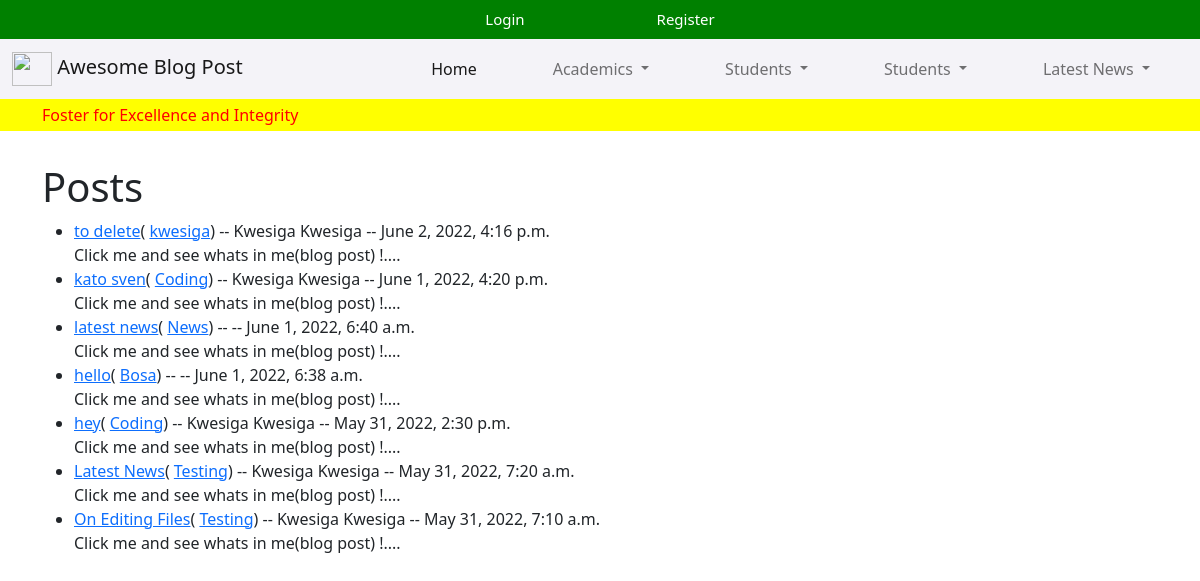
The app's page /, older data.
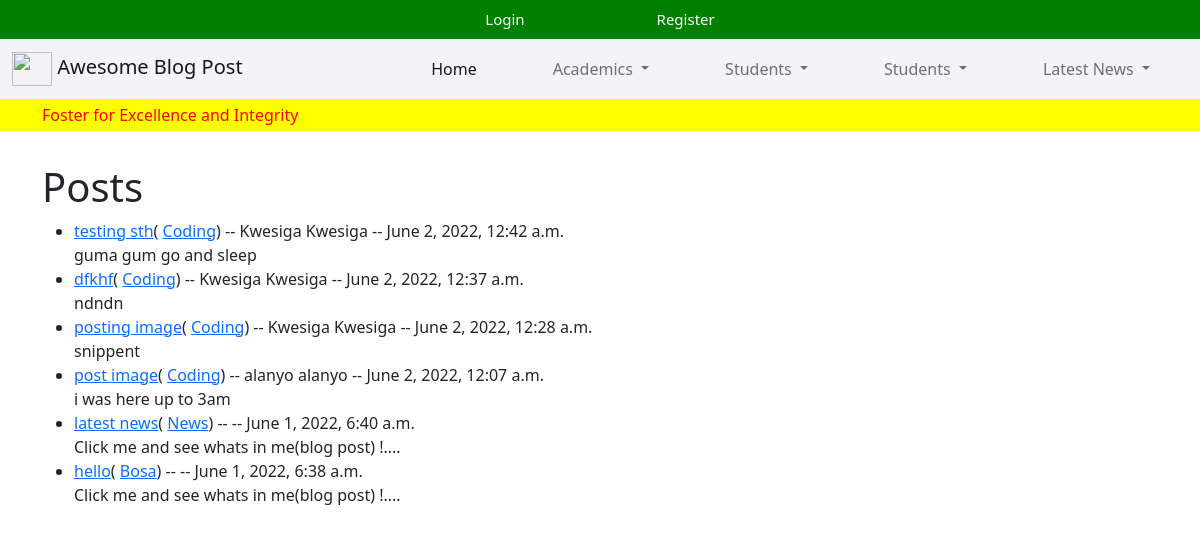
The same page, newer data.
### theblog/models.py (models this page shows, shortened)
class Post(models.Model):
    title = models.CharField(max_length=200)
    header_image = models.ImageField(null=True, blank=True, upload_to="images/")
    snippet = models.CharField(max_length=500)
    author = models.ForeignKey(User, on_delete=models.CASCADE)
    body = RichTextUploadingField(blank=True, null=True)
    created_at = models.DateTimeField(default=datetime.now, blank=True)
    category = models.CharField(max_length=200, default='Testing')
    likes = models.ManyToManyField(User, related_name='blog_bost')
    class Meta:
        verbose_name_plural = "Posts"

### theblog/views.py (the view)
# urls.py: path('', HomeView.as_view(), name="home"),
class HomeView(ListView):
    model = Post
    template_name = 'home.html'
    ordering = ['-created_at']
    def get_context_data(self, *args, **kwargs):
        cat_menu = Category.objects.all()
        context = super(HomeView,self).get_context_data(*args, **kwargs)
        context["cat_menu"] = cat_menu
        return context

### theblog/templates/home.html (shortened to what this page needs)
{% extends 'base.html' %}
{% block content %}
<h1>Posts</h1>
<ul>
    {% for post in object_list %}
    <li>
        <a href="{% url 'article_details' post.pk %}">{{ post.title}}</a>(
        <a href="{% url 'category' post.category %}">
        {{ post.category }}</a>)
         --
        {{ post.author.first_name }}
        {{ post.author.first_name }} --
        {{post.created_at}}
        <br>
        {{ post.snippet}}
    </li>
    {% endfor %}
</ul>
{% endblock %}

### theblog/templates/base.html (shortened to what this page needs)
<!doctype html>
<html lang="en">
<head>
    {% load static %}
    <link rel="stylesheet" href="{% static 'style.css' %}">
    <link href="https://cdn.jsdelivr.net/npm/bootstrap@5.2.0-beta1/dist/css/bootstrap.min.css" rel="stylesheet"
>
</head>
<body>
    <ul class="nav  nav-top justify-content-center" style="background-color: green; color:white">
        {% if user.is_authenticated %}
        <li class="nav-item ">
            <a class="nav-link" href="{% url 'add_post' %}">Add Post</a>
        </li>
        <li class="nav-item dropdown">
            <a class="nav-link dropdown-toggle" data-bs-toggle="dropdown" href="#" role="button" aria-expanded="false">Profile</a>
            <ul class="dropdown-menu" style="background-color: gray;">
              <li><a class="dropdown-item" href="#" style=""></a></li>
              <li><a class="dropdown-item" href="{% url 'edit_profile' %}">Edit Profile Settings</a></li>
              <li><a class="dropdown-item" href="{% url 'user_profile' user.profile.id %}">Show Profile Page</a></li>
              <li><a class="dropdown-item" href="{% url 'edit_profile_page' user.profile.id %}">Edit Profile Page</a></li>
            </ul>
          </li>
        <li class="nav-item ">
            <a class="nav-link" href="{% url 'add_category' %}">Add Category</a>
        </li>
        <li class="nav-item">
            <a class="nav-link" href="{% url 'logout' %}">Logout</a>
        </li>
        {% else %}
        <li class="nav-item">
            <a class="nav-link" href="{% url 'login' %}">Login</a>
        </li>
        <li class="nav-item">
            <a class="nav-link active" aria-current="page" href="{% url 'register' %}">Register</a>
        </li>
        {% endif %}
    </ul>
    <nav class="navbar navbar-expand-lg " style="background-color: rgb(244, 243, 248);">
        <div class="container-fluid">
            <a class="navbar-brand" href="{% url 'home' %}"><img
                    src="https://encrypted-tbn0.gstatic.com/images?q=tbn:ANd9GcT4feWDCLLUy2AP33gMZdb7Gko9ZTfT93qG3w&usqp=CAU"
                    alt="" width="40" height="34"> Awesome Blog Post</a>
            <div class="collapse navbar-collapse" id="navbarSupportedContent">
                <ul class="navbar-nav ms-auto mb-2 mb-lg-0">
                    <li class="nav-item">
                        <a class="nav-link active" aria-current="page" href="{%url 'home'%}"
                            class="btn btn-secondary">Home</a>
                    </li>
                    <li class="nav-item dropdown">
                        <a class="nav-link dropdown-toggle" href="#" id="navbarDropdown" role="button"
                            data-bs-toggle="dropdown" aria-expanded="false">
                            Academics
                        </a>
                    </li>
                    <li class="nav-item dropdown">
                        <a class="nav-link dropdown-toggle" href="#" id="navbarDropdown" role="button"
                            data-bs-toggle="dropdown" aria-expanded="false">
                            Students
                        </a>
                    </li>
                    <li class="nav-item dropdown">
                        <a class="nav-link dropdown-toggle" href="#" id="navbarDropdown" role="button"
                            data-bs-toggle="dropdown" aria-expanded="false">
                            Students
                        </a>
                    </li>
                    <li class="nav-item dropdown">
                        <a class="nav-link dropdown-toggle" href="#" id="navbarDropdown" role="button"
                            data-bs-toggle="dropdown" aria-expanded="false">
                            Latest News
                        </a>
                    </li>
                </ul>
            </div>
        </div>
    </nav>
    <div class="moto mb-2 p-1" style="background-color: yellow;">
        <div class="container" style="color: red;"> Foster for Excellence and Integrity</div>
    </div>
    <br>
    <div class="container ">
        {% block content %}
        {% endblock %}
        <br><br>
    </div>
</body>
</html>

### theblog/static/style.css (style rules this page uses)
.navbar-nav > li { padding-left:30px; padding-right:30px; }
.nav-top > li { padding-left:50px; padding-right:50px; }
.nav-top li a { color: white !important; font-size: 15px; }

Row changes from the older to the newer data that the page shows:
removed Post: title "to delete", category "kwesiga", author.first_name "Kwesiga", created_at "June 2, 2022, 4:16 p.m.", snippet "Click me and see whats in me(blog post) !...."
removed Post: title "kato sven", category "Coding", author.first_name "Kwesiga", created_at "June 1, 2022, 4:20 p.m.", snippet "Click me and see whats in me(blog post) !...."
removed Post: title "hey", category "Coding", author.first_name "Kwesiga", created_at "May 31, 2022, 2:30 p.m.", snippet "Click me and see whats in me(blog post) !...."
removed Post: title "Latest News", category "Testing", author.first_name "Kwesiga", created_at "May 31, 2022, 7:20 a.m.", snippet "Click me and see whats in me(blog post) !...."
removed Post: title "On Editing Files", category "Testing", author.first_name "Kwesiga", created_at "May 31, 2022, 7:10 a.m.", snippet "Click me and see whats in me(blog post) !...."
added Post: title "testing sth", category "Coding", author.first_name "Kwesiga", created_at "June 2, 2022, 12:42 a.m.", snippet "guma gum go and sleep"
added Post: title "dfkhf", category "Coding", author.first_name "Kwesiga", created_at "June 2, 2022, 12:37 a.m.", snippet "ndndn"
added Post: title "posting image", category "Coding", author.first_name "Kwesiga", created_at "June 2, 2022, 12:28 a.m.", snippet "snippent"
added Post: title "post image", category "Coding", author.first_name "alanyo", created_at "June 2, 2022, 12:07 a.m.", snippet "i was here up to 3am"
